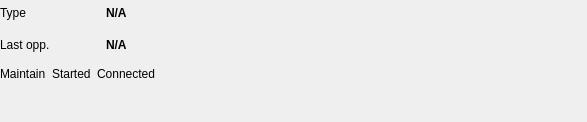
<?xml version="1.0" encoding="UTF-8"?>
<ui version="4.0">
 <class>CarrierDebugWidget</class>
 <widget class="QWidget" name="CarrierDebugWidget">
  <property name="geometry">
   <rect>
    <x>0</x>
    <y>0</y>
    <width>587</width>
    <height>122</height>
   </rect>
  </property>
  <property name="windowTitle">
   <string>Form</string>
  </property>
  <layout class="QGridLayout" name="gridLayout_2">
   <property name="leftMargin">
    <number>0</number>
   </property>
   <property name="topMargin">
    <number>0</number>
   </property>
   <property name="rightMargin">
    <number>0</number>
   </property>
   <property name="bottomMargin">
    <number>0</number>
   </property>
   <item row="0" column="0">
    <layout class="QGridLayout" name="gridLayout">
     <item row="1" column="0" colspan="2">
      <widget class="QLabel" name="label_6">
       <property name="sizePolicy">
        <sizepolicy hsizetype="Minimum" vsizetype="Minimum">
         <horstretch>0</horstretch>
         <verstretch>0</verstretch>
        </sizepolicy>
       </property>
       <property name="font">
        <font>
         <bold>false</bold>
        </font>
       </property>
       <property name="text">
        <string>Last opp.</string>
       </property>
      </widget>
     </item>
     <item row="1" column="2">
      <widget class="QLabel" name="labelLastSendingOpportunity">
       <property name="sizePolicy">
        <sizepolicy hsizetype="Minimum" vsizetype="Minimum">
         <horstretch>0</horstretch>
         <verstretch>0</verstretch>
        </sizepolicy>
       </property>
       <property name="font">
        <font>
         <bold>true</bold>
        </font>
       </property>
       <property name="text">
        <string>N/A</string>
       </property>
      </widget>
     </item>
     <item row="0" column="2">
      <widget class="QLabel" name="labelCarrierType">
       <property name="sizePolicy">
        <sizepolicy hsizetype="Minimum" vsizetype="Minimum">
         <horstretch>0</horstretch>
         <verstretch>0</verstretch>
        </sizepolicy>
       </property>
       <property name="font">
        <font>
         <bold>true</bold>
        </font>
       </property>
       <property name="text">
        <string>N/A</string>
       </property>
      </widget>
     </item>
     <item row="0" column="0" colspan="2">
      <widget class="QLabel" name="label_5">
       <property name="sizePolicy">
        <sizepolicy hsizetype="Minimum" vsizetype="Minimum">
         <horstretch>0</horstretch>
         <verstretch>0</verstretch>
        </sizepolicy>
       </property>
       <property name="font">
        <font>
         <bold>false</bold>
        </font>
       </property>
       <property name="text">
        <string>Type</string>
       </property>
      </widget>
     </item>
    </layout>
   </item>
   <item row="0" column="1" rowspan="2">
    <layout class="QVBoxLayout" name="verticalLayout_4">
     <item>
      <widget class="RateCalculatorWidget" name="widgetRateCalculatorRX" native="true"/>
     </item>
     <item>
      <widget class="RateCalculatorWidget" name="widgetRateCalculatorTX" native="true"/>
     </item>
    </layout>
   </item>
   <item row="1" column="0">
    <layout class="QHBoxLayout" name="horizontalLayout_2">
     <item>
      <layout class="QVBoxLayout" name="verticalLayout">
       <item>
        <widget class="QLabel" name="label_3">
         <property name="text">
          <string>Maintain</string>
         </property>
        </widget>
       </item>
       <item>
        <widget class="LightWidget" name="widgetStatusConnectionMaintained" native="true">
         <property name="sizePolicy">
          <sizepolicy hsizetype="Fixed" vsizetype="Fixed">
           <horstretch>0</horstretch>
           <verstretch>0</verstretch>
          </sizepolicy>
         </property>
         <property name="minimumSize">
          <size>
           <width>32</width>
           <height>32</height>
          </size>
         </property>
         <property name="maximumSize">
          <size>
           <width>32</width>
           <height>32</height>
          </size>
         </property>
         <property name="toolTip">
          <string>Validity of port. Green means OK.</string>
         </property>
        </widget>
       </item>
      </layout>
     </item>
     <item>
      <layout class="QVBoxLayout" name="verticalLayout_2">
       <item>
        <widget class="QLabel" name="label">
         <property name="text">
          <string>Started</string>
         </property>
        </widget>
       </item>
       <item>
        <widget class="LightWidget" name="widgetStatusConnectionStarted" native="true">
         <property name="sizePolicy">
          <sizepolicy hsizetype="Fixed" vsizetype="Fixed">
           <horstretch>0</horstretch>
           <verstretch>0</verstretch>
          </sizepolicy>
         </property>
         <property name="minimumSize">
          <size>
           <width>32</width>
           <height>32</height>
          </size>
         </property>
         <property name="maximumSize">
          <size>
           <width>32</width>
           <height>32</height>
          </size>
         </property>
         <property name="toolTip">
          <string>Validity of port. Green means OK.</string>
         </property>
        </widget>
       </item>
      </layout>
     </item>
     <item>
      <layout class="QVBoxLayout" name="verticalLayout_3">
       <item>
        <widget class="QLabel" name="label_2">
         <property name="text">
          <string>Connected</string>
         </property>
        </widget>
       </item>
       <item>
        <widget class="LightWidget" name="widgetStatusConnectionConnected" native="true">
         <property name="sizePolicy">
          <sizepolicy hsizetype="Fixed" vsizetype="Fixed">
           <horstretch>0</horstretch>
           <verstretch>0</verstretch>
          </sizepolicy>
         </property>
         <property name="minimumSize">
          <size>
           <width>32</width>
           <height>32</height>
          </size>
         </property>
         <property name="maximumSize">
          <size>
           <width>32</width>
           <height>32</height>
          </size>
         </property>
         <property name="toolTip">
          <string>Validity of port. Green means OK.</string>
         </property>
        </widget>
       </item>
      </layout>
     </item>
    </layout>
   </item>
  </layout>
 </widget>
 <customwidgets>
  <customwidget>
   <class>LightWidget</class>
   <extends>QWidget</extends>
   <header location="global">components/LightWidget.hpp</header>
   <container>1</container>
  </customwidget>
  <customwidget>
   <class>RateCalculatorWidget</class>
   <extends>QWidget</extends>
   <header location="global">debug/rate_calculator/RateCalculatorWidget.hpp</header>
   <container>1</container>
  </customwidget>
 </customwidgets>
 <resources/>
 <connections/>
</ui>
